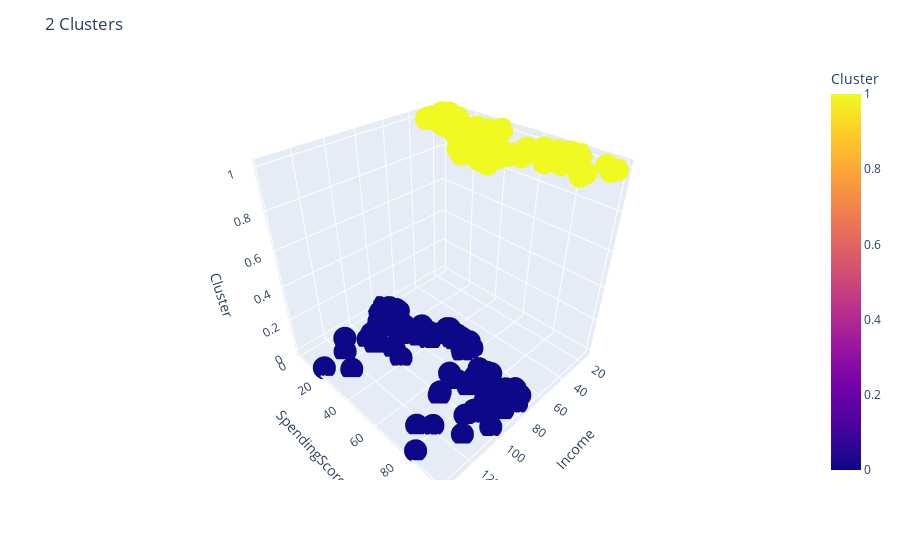
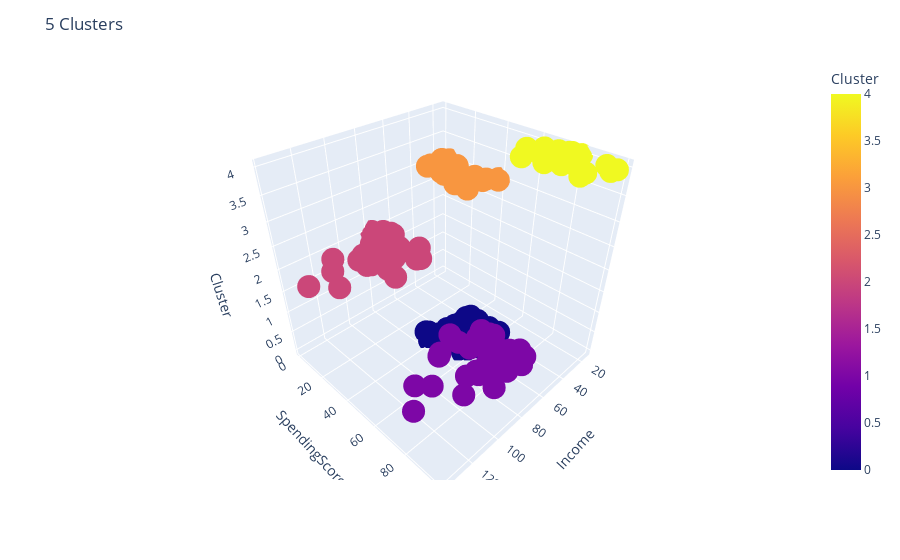

The code cell stored with these charts, in order, in its notebook:
### Markdown cell above
**Завдання 11** 

Зробити візуалізацію кластеризації методу К-середніх на вибраних Вами двох різних кількостях кластерів використовуючи [scatter_3d](https://plotly.com/python/3d-scatter-plots/).

### Code cell
n_clusters = [2, 5]

for i in range(2):
    kmeans = KMeans(n_clusters=n_clusters[i], init='k-means++', max_iter=300, n_init=10, random_state=0)
    kmeans_y = kmeans.fit_predict(X[['Income', 'SpendingScore']])
    
    X['Cluster'] = kmeans_y
    
    fig = px.scatter_3d(X, x='Income', y='SpendingScore', z='Cluster', color='Cluster')
    fig.update_layout(title=f' {n_clusters[i]} Clusters')
    fig.show()

### Figure 1 — Plotly figure (JSON) as saved in the notebook; plotly's stock layout.template omitted (floating-point values rounded to 4 significant figures; data arrays with more than 128 entries replaced by an {"elided": "..."} marker saying what was removed)
{"data": [{"hovertemplate": "Income=%{x}<br>SpendingScore=%{y}<br>Cluster=%{marker.color}<extra></extra>", "legendgroup": "", "marker": {"color": {"elided": "200 int values"}, "coloraxis": "coloraxis", "symbol": "circle"}, "mode": "markers", "name": "", "scene": "scene", "showlegend": false, "type": "scatter3d", "x": {"elided": "200 int values"}, "y": {"elided": "200 int values"}, "z": {"elided": "200 int values"}}], "layout": {"coloraxis": {"colorbar": {"title": {"text": "Cluster"}}, "colorscale": [[0, "#0d0887"], [0.1111, "#46039f"], [0.2222, "#7201a8"], [0.3333, "#9c179e"], [0.4444, "#bd3786"], [0.5556, "#d8576b"], [0.6667, "#ed7953"], [0.7778, "#fb9f3a"], [0.8889, "#fdca26"], [1, "#f0f921"]]}, "legend": {"tracegroupgap": 0}, "margin": {"t": 60}, "scene": {"domain": {"x": [0, 1], "y": [0, 1]}, "xaxis": {"title": {"text": "Income"}}, "yaxis": {"title": {"text": "SpendingScore"}}, "zaxis": {"title": {"text": "Cluster"}}}, "title": {"text": " 2 Clusters"}}}

### Figure 2 — Plotly figure (JSON) as saved in the notebook; plotly's stock layout.template omitted (floating-point values rounded to 4 significant figures; data arrays with more than 128 entries replaced by an {"elided": "..."} marker saying what was removed)
{"data": [{"hovertemplate": "Income=%{x}<br>SpendingScore=%{y}<br>Cluster=%{marker.color}<extra></extra>", "legendgroup": "", "marker": {"color": {"elided": "200 int values"}, "coloraxis": "coloraxis", "symbol": "circle"}, "mode": "markers", "name": "", "scene": "scene", "showlegend": false, "type": "scatter3d", "x": {"elided": "200 int values"}, "y": {"elided": "200 int values"}, "z": {"elided": "200 int values"}}], "layout": {"coloraxis": {"colorbar": {"title": {"text": "Cluster"}}, "colorscale": [[0, "#0d0887"], [0.1111, "#46039f"], [0.2222, "#7201a8"], [0.3333, "#9c179e"], [0.4444, "#bd3786"], [0.5556, "#d8576b"], [0.6667, "#ed7953"], [0.7778, "#fb9f3a"], [0.8889, "#fdca26"], [1, "#f0f921"]]}, "legend": {"tracegroupgap": 0}, "margin": {"t": 60}, "scene": {"domain": {"x": [0, 1], "y": [0, 1]}, "xaxis": {"title": {"text": "Income"}}, "yaxis": {"title": {"text": "SpendingScore"}}, "zaxis": {"title": {"text": "Cluster"}}}, "title": {"text": " 5 Clusters"}}}
